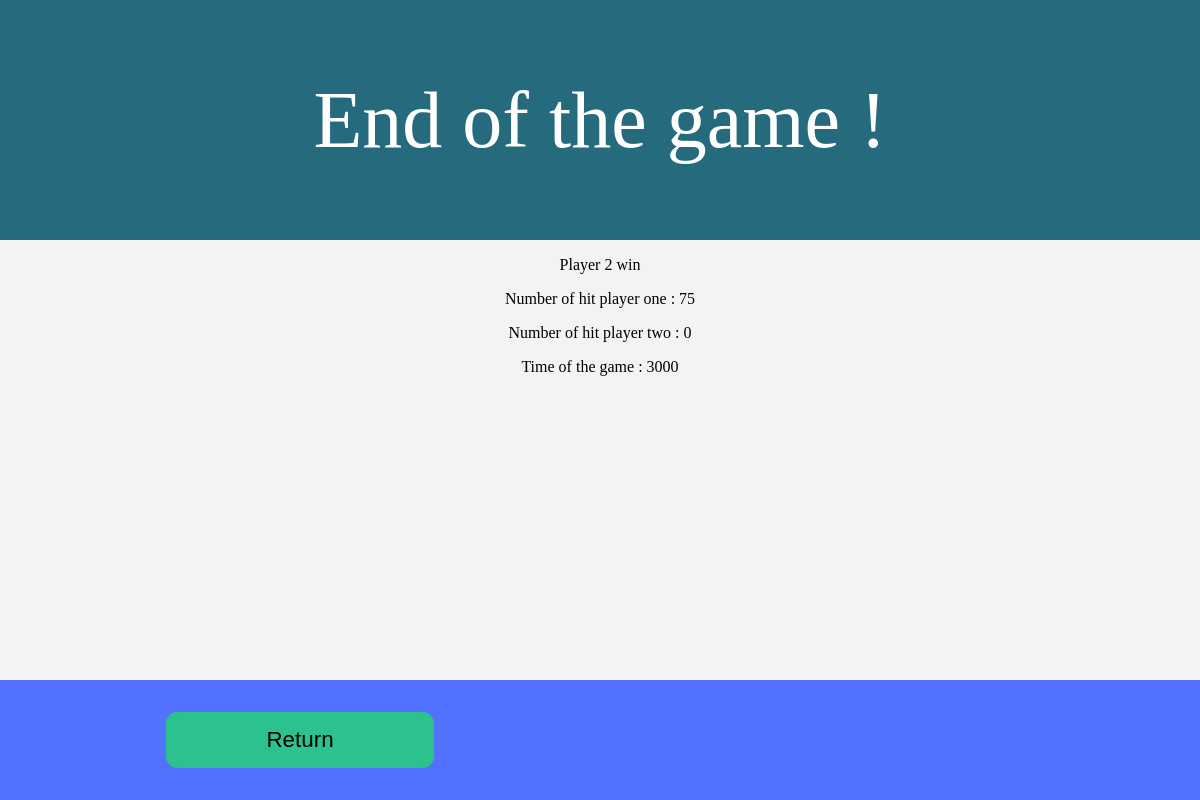
The page /play/endgame on the database as committed earlier.
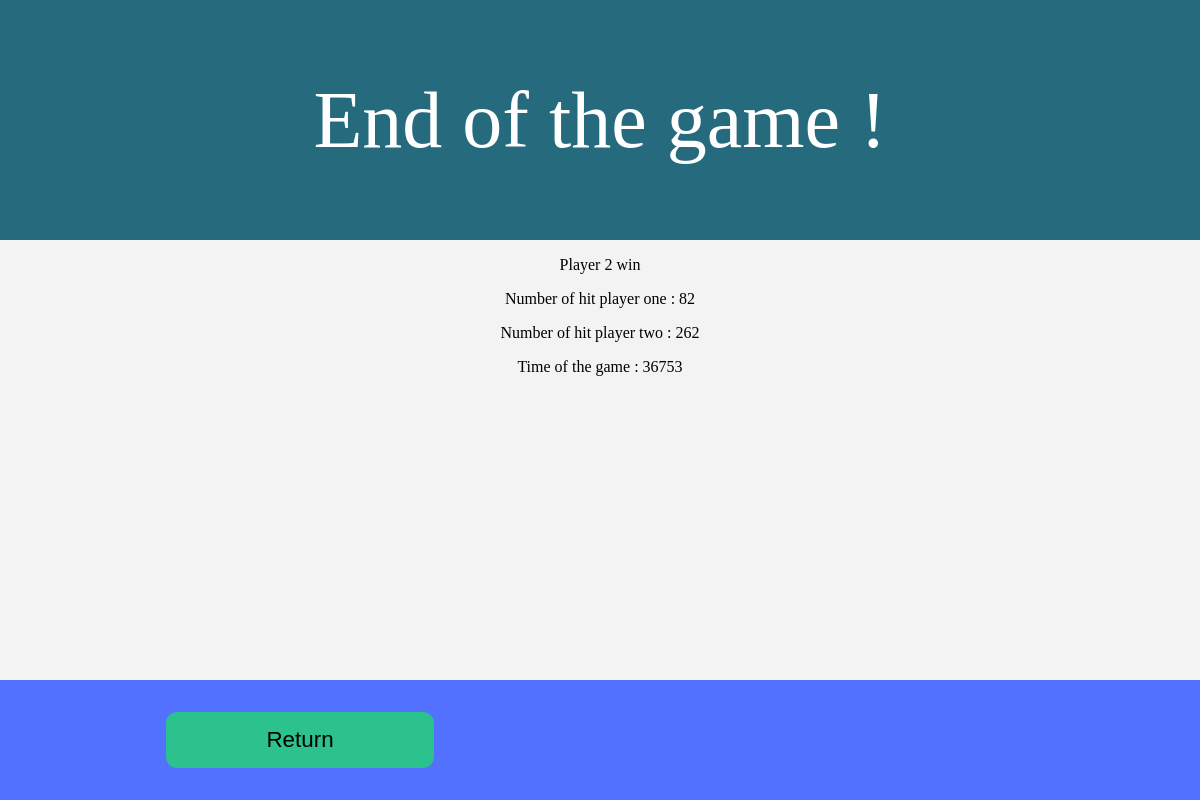
The same page on the database as committed later.
### tables this page shows
CREATE TABLE 'Match' (
	                   'Player1Win' BOOLEAN,
                    	'Player2Win' BOOLEAN,
                    	'NbHitPlayer1' INT,
                    	'NbHitPlayer2' INT,
                    	'Time' INT,
                    	'ID' INTEGER PRIMARY KEY AUTOINCREMENT);

### home.py (the view)
@app.route("/play/endgame",methods =['POST','GET'])
def endgame():
    if (request.method == "POST"):
        connexion = sqlite3.connect("static/game.db")
        curseur = connexion.cursor()
        requete = "Insert into Match (Player1Win,Player2Win,NbHitPlayer1,NbHitPlayer2,Time) values(?,?,?,?,?);"
        curseur.execute(requete,(str(request.form["Player1Win"]),str(request.form["Player2Win"]),request.form["NbHitPlayer1"],request.form["NbHitPlayer2"],request.form["Time"]))
        connexion.commit()
        connexion.close()
        return "ok"
    else:
        connexion = sqlite3.connect("static/game.db")
        curseur = connexion.cursor()
        data = curseur.execute("SELECT * from Match where id = (SELECT MAX(id) from Match);")
        for row in data:
            ligne = {
                    'Player1Win': row[0],
                    'Player2Win':row[1],
                    'NbHitPlayer1':row[2],
                    'NbHitPlayer2':row[3],
                    'Time':row[4],
                }
        connexion.close()
        return render_template("endgame.html",info=ligne)

### templates/endgame.html (shortened to what this page needs)
<!DOCTYPE html>
<html lang="en" dir="ltr">
  <head>
    <link rel="stylesheet" href="{{ url_for('static', filename='map.css') }}">
  </head>
  <body>
    <div class="play">
      <header>
        <p>End of the game !</p>
      </header>
      <div class="list">
        {% if 'Player1Win' == "true" %}
          <p>Player 1 win</p>
        {% else %}
          <p>Player 2 win</p>
        {% endif %}
        <p>Number of hit player one : {{info.NbHitPlayer1}}</p>
        <p>Number of hit player two : {{info.NbHitPlayer2}}</p>
        <p>Time of the game : {{info.Time}}</p>
      </div>
    </div>
    <footer>
      <div class="div_button2">
        <button class="button2" type="button" name="return" onclick="window.location.href='{{ url_for( 'home')}}'">Return</button>
      </div>
    </footer>
  </body>
</html>

Rows that differ between the two databases and show on the page:
no longer on this page (row unchanged): Match: NbHitPlayer1 "75", NbHitPlayer2 "0", Time "3000"
added Match: NbHitPlayer1 "82", NbHitPlayer2 "262", Time "36753"
